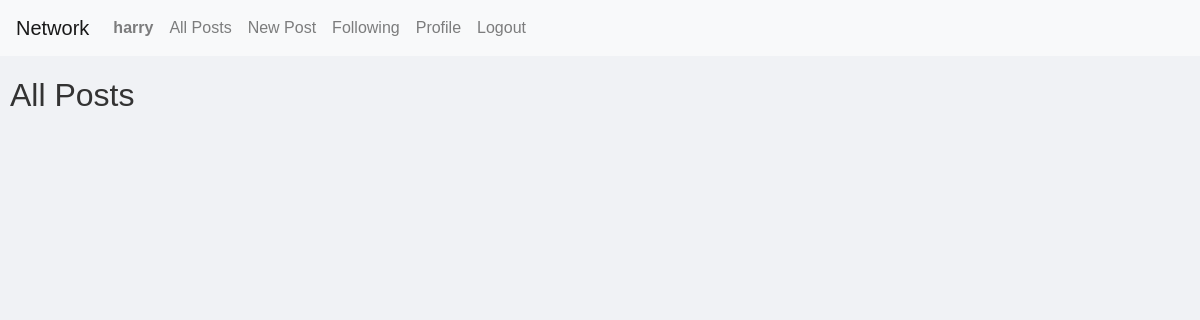
Before: / (signed in) with the older database file.
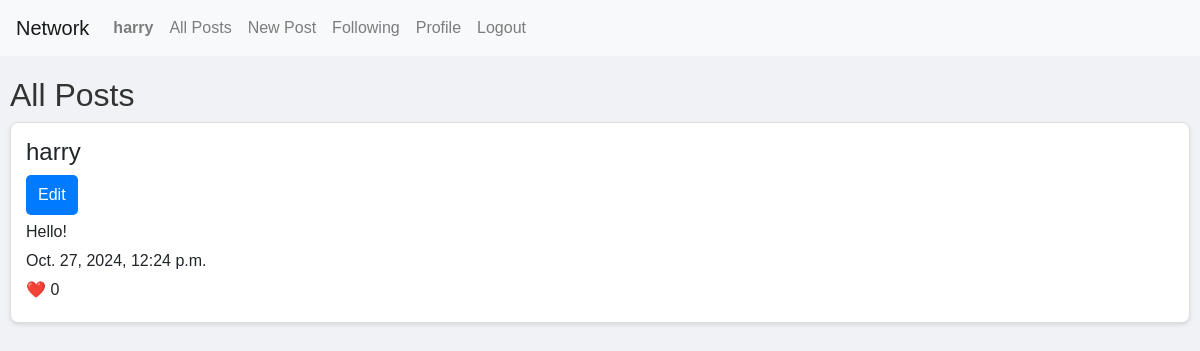
After: the same page with the newer database file.
### network/models.py (models this page shows)
class Post(models.Model):
    user = models.ForeignKey(User, on_delete=models.CASCADE, related_name="posts")
    content = models.TextField()
    timestamp = models.DateTimeField(auto_now_add=True)

class User(AbstractUser):
    pass

### network/views.py (the view)
# urls.py: path("", views.index, name="index"),
def index(request):
    posts = Post.objects.all().order_by("-timestamp")
    return render(request, "network/index.html", {
        "posts": posts
    })

### network/templates/network/index.html (shortened to what this page needs)
{% extends "network/layout.html" %} {% block body %}
<h2>All Posts</h2>
{% for post in posts %}
<div class="post">
  <h4>{{ post.user.username }}</h4>
  {% if post.user == user %}
  <button class="edit-button" data-post-id="{{ post.id }}">Edit</button>
  {% endif %}
  <p>{{ post.content }}</p>
  <p>{{ post.timestamp }}</p>
  <p>❤️ {{ post.likes.count }}</p>
</div>
{% endfor %}
{% endblock %}

Changed rows visible on the page:
added Post: user.username "harry", content "Hello!", timestamp "Oct. 27, 2024, 12:24 p.m.", likes.count "0"
